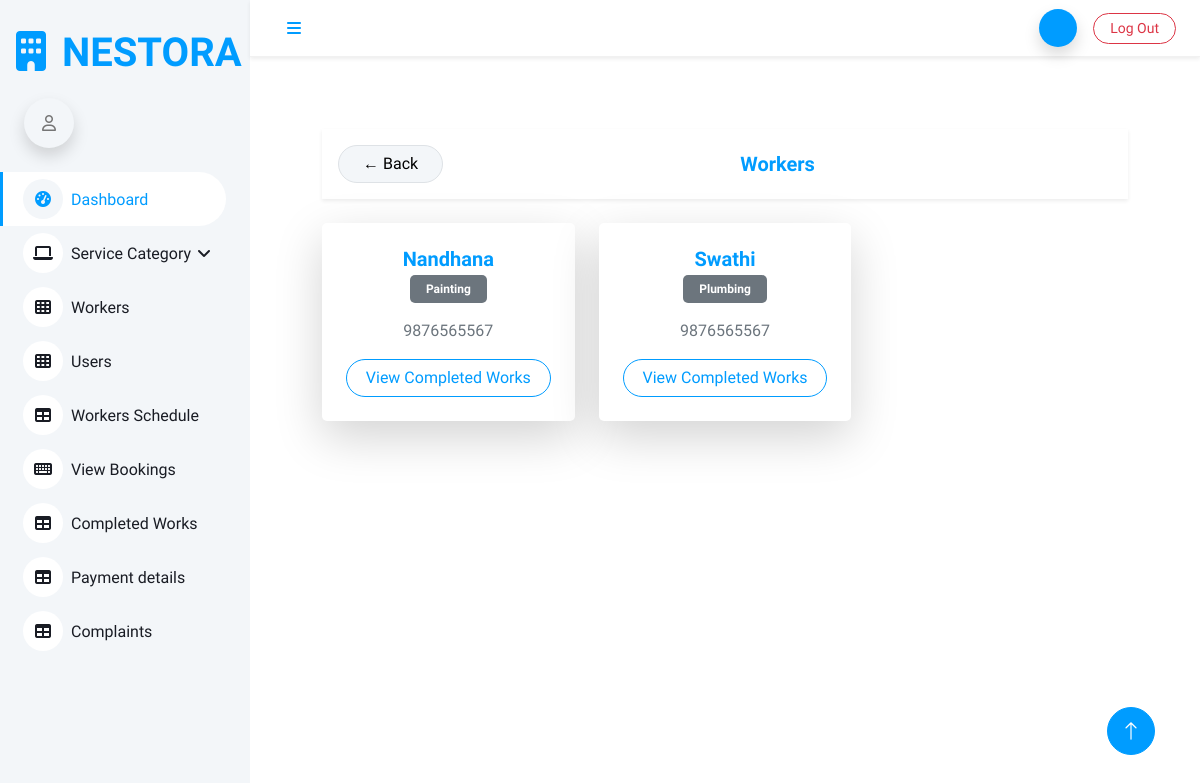
The page /admin_completed_works on the database its author committed.
### Homeserviceapp/models.py (models this page shows, shortened)
class WorkerRegistration(models.Model):
    user = models.OneToOneField(Login, on_delete=models.CASCADE, related_name='worker')
    name = models.CharField(max_length=300)
    category = models.ForeignKey(Category, on_delete=models.DO_NOTHING)
    address = models.TextField()
    contact = models.IntegerField()
    paypal_email = models.CharField(max_length=200, null=True, blank=True)
    payment = models.IntegerField(null=True, blank=True)
    experience = models.IntegerField()
    image = models.ImageField(upload_to='uploads/')

class Category(models.Model):
    category = models.CharField(max_length=300)
    def __str__(self):
        return self.category

### Homeserviceapp/views.py (the view)
# urls.py: path('admin_completed_works', views.admin_completed_works, name='admin_completed_works'),
def admin_completed_works(request):
    data = WorkerRegistration.objects.all()
    return render(request, 'admin/completed_works1.html', {'data': data})

### templates/admin/completed_works1.html (shortened to what this page needs)
{% extends 'admin/admin_dashboard.html' %}
{% block content %}
<div class="container py-4">
    <div class="d-flex justify-content-between align-items-center mb-4 p-3 bg-white shadow-sm rounded-4">
        <a href="{% url 'admin_dashboard' %}" class="btn btn-light border rounded-pill px-4">
            ← Back
        </a>
        <h5 class="mb-0 fw-bold text-primary">Workers</h5>
    </div>
    <div class="row row-cols-1 row-cols-md-2 row-cols-lg-3 g-4">
        {% for i in data %}
        <div class="col">
            <div class="card h-100 border-0 shadow-lg rounded-4">
                <div class="card-body p-4">
                    <h5 class="fw-bold text-primary mb-1">
                        {{ i.name }}
                    </h5>
                    <span class="badge bg-secondary mb-3 px-3 py-2">
                        {{ i.category }}
                    </span>
                    <p class="mb-3 text-muted">
                         {{ i.contact }}
                    </p>
                    <a href="{% url 'list_completed_work' i.id %}"
                       class="btn btn-outline-primary w-100 rounded-pill">
                        View Completed Works
                    </a>
                </div>
            </div>
        </div>
        {% endfor %}
    </div>
</div>
{% endblock %}

### static/dashboard/css/style.css (style rules this page uses)
:root { --primary: #009CFF; --light: #F3F6F9; --dark: #191C24; }
.btn { transition: .5s; }

### rows shown on the page
WorkerRegistration: name "Nandhana", category "Painting", contact "9876565567"
WorkerRegistration: name "Swathi", category "Plumbing", contact "9876565567"
